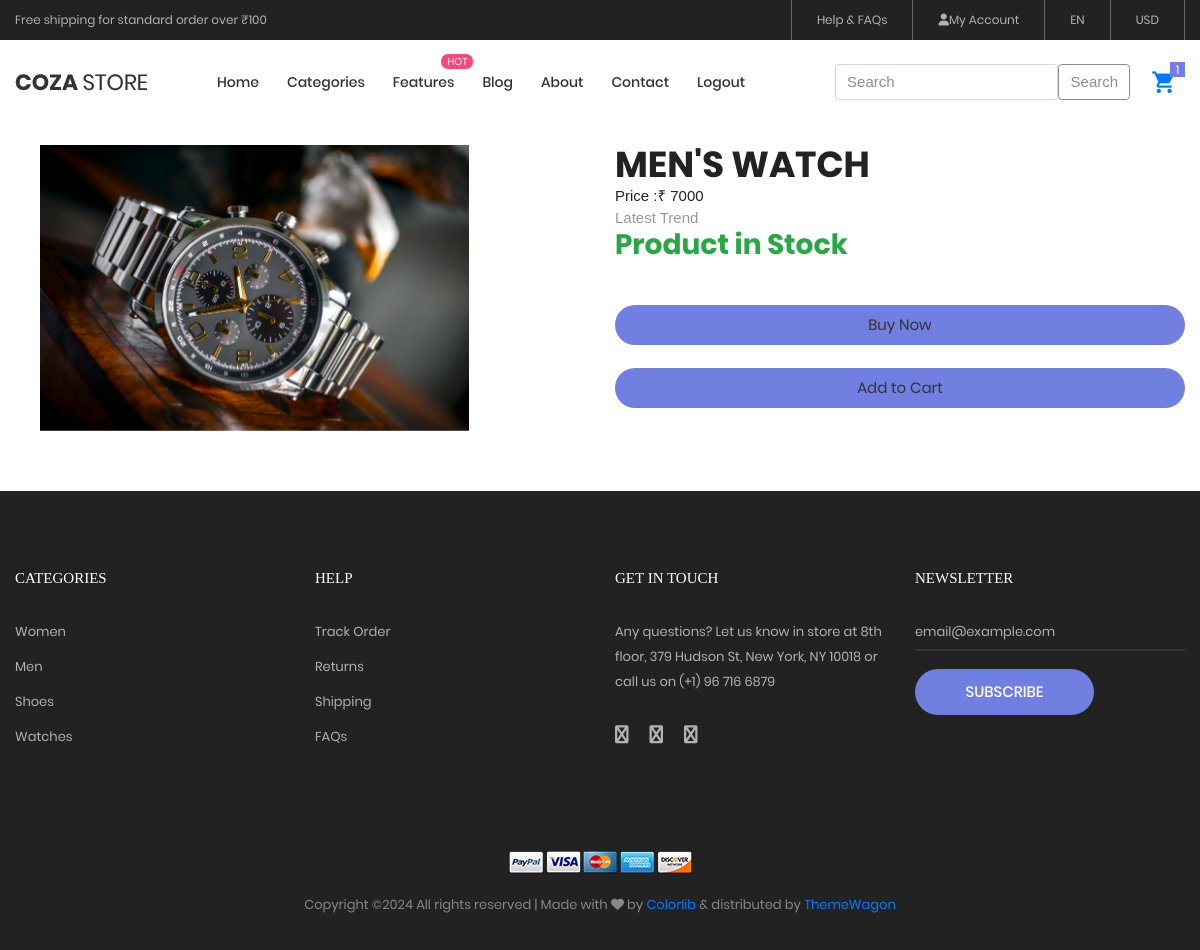
The page /product_details/1 (signed in) on the database its author committed.
### shop/models.py (models this page shows, shortened)
class Product(models.Model):
    p_name = models.CharField(max_length=20)
    p_desc = models.TextField()
    p_price = models.IntegerField()
    p_image = models.ImageField(upload_to='media/products',null=True,blank=True)
    p_stock = models.IntegerField()
    p_available = models.BooleanField(default=True)
    p_created = models.DateTimeField(auto_now_add=True)
    p_updated = models.DateTimeField(auto_now=True)
    p_category = models.ForeignKey(Category,on_delete=models.CASCADE)

### shop/views.py (the view)
# urls.py: path('product_details/<int:id>',views.product_details,name='product_details'),
def product_details(request,id):
    pd = Product.objects.get(id=id)
    return render(request,'product_details.html',{'pd':pd})

### cart/context_processors.py (called while the page is built)
def total(request):
    user = request.user
    count = 0
    if request.user.is_authenticated:
        try:
            item = Cart.objects.filter(user=user)
            count = item.count()
        except:
            count = 0
    return {'count':count}

### shop/context_processors.py (called while the page is built)
def links(request):
    c = Category.objects.all()
    return {'links':c}

### templates/product_details.html
{% extends 'navbar.html' %}
{% load static %}
{% block content %}
		<div class="container">
			<div class="bg0 p-t-60 p-b-30 p-lr-15-lg how-pos3-parent">
				<br><br>
				<div class="row">
					<div class="col-md-6 col-lg-6 p-b-30">
						<div class="p-l-25 p-r-30 p-lr-0-lg">
							<div class="wrap-slick3 flex-sb flex-w">
								<div class="slick3 gallery-lb">
                                    <div class="wrap-pic-w pos-relative">
                                        <img src="{{ pd.p_image.url }}" alt="IMG-PRODUCT">
                                    </div>
								</div>
							</div>
						</div>
					</div>
                    <div class="col-md-6 col-lg-6 p-b-30">
						<h3 class="ltext-103 cl5">
							{{pd.p_name}}
						</h3>
						<p class="text-102 cl5">Price :₹ {{pd.p_price}}</p>
						<p class="text-102 cl4">{{pd.p_desc}}</p>
						{% if user.is_superuser == True %}
							{% if pd.p_stock > 0 %}
								<p class="ltext-102 cl5 text-success">Product in Stock</p>
								<a href="{% url 'admin:index' %}"><p class="ltext-102 cl3 ">Add Stock</p></a>
							{% else %}
								<p class="ltext-102 cl5 text-danger">Out of Stock</p>
								<a href="{% url 'admin:index' %}"><p class="ltext-102 cl5 ">Add Stock</p></a>
							{% endif %}
						{% else %}
							{% if pd.p_stock > 0 %}
								<p class="ltext-102 cl5 text-success">Product in Stock</p>
								<br><br>
								<a href="#" class="btn flex-c-m stext-103 cl2 size-102 bg1 bor2 hov-btn1 p-lr-15 trans-04">Buy Now</a><br>
								<a href="{% url 'cart:add_to_cart' pd.id %}" class="btn flex-c-m stext-103 cl2 size-102 bg1 bor2 hov-btn1 p-lr-15 trans-04">Add to Cart</a>
							{% else %}
								<p class="ltext-102 cl5 text-danger">Out of Stock</p>
							{% endif %}
						{% endif %}
					</div>
				</div>
			</div>
		</div>
{% endblock %}

### static/css/main.css (style rules this page uses)
.container { max-width: 1380px; }
@media (max-width: 1600px) { .container { max-width: 1200px; } }
.slick-slide { outline: none !important; }
.wrap-slick3 { position: relative; }
.slick3 { width: 83.333333%; }
.cl2 { color: #333; }
.cl4 { color: #999; }
.cl5 { color: #222; }
.stext-103 { font-family: Poppins-Regular; font-size: 15px; line-height: 1.466667; }
.ltext-102 { font-family: Poppins-Bold; font-size: 28px; line-height: 1.1; }
.ltext-103 { font-family: Poppins-Bold; font-size: 36px; line-height: 1.1; text-transform: uppercase; }
.size-102 { min-width: 139px; height: 40px; }
.bg0 { background-color: #fff; }
.bg1 { background-color: #717fe0; }
.bor2 { border-radius: 20px; }
.how-pos3-parent { position: relative; }

### rows shown on the page
Product: p_image (picture), p_name "MEN'S WATCH", p_price "7000", p_desc "Latest Trend"
